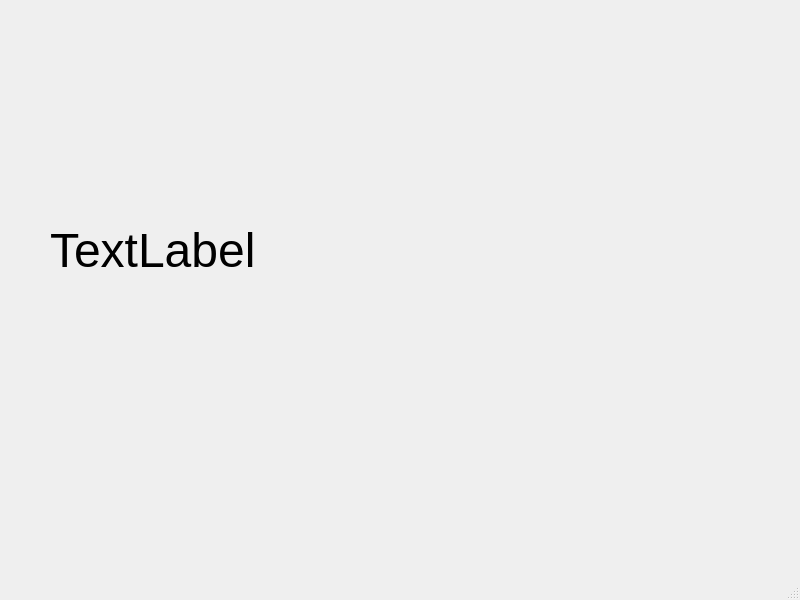
<?xml version="1.0" encoding="UTF-8"?>
<ui version="4.0">
 <class>Test</class>
 <widget class="QMainWindow" name="MainWindow">
  <property name="geometry">
   <rect>
    <x>0</x>
    <y>100</y>
    <width>800</width>
    <height>600</height>
   </rect>
  </property>
  <property name="windowTitle">
   <string>Test</string>
  </property>
  <widget class="QWidget" name="centralwidget">
   <widget class="QLabel" name="label">
    <property name="geometry">
     <rect>
      <x>50</x>
      <y>160</y>
      <width>711</width>
      <height>181</height>
     </rect>
    </property>
    <property name="font">
     <font>
      <pointsize>36</pointsize>
     </font>
    </property>
    <property name="text">
     <string>TextLabel</string>
    </property>
   </widget>
  </widget>
  <widget class="QMenuBar" name="menubar">
   <property name="geometry">
    <rect>
     <x>0</x>
     <y>0</y>
     <width>800</width>
     <height>26</height>
    </rect>
   </property>
  </widget>
  <widget class="QStatusBar" name="statusbar"/>
 </widget>
 <resources/>
 <connections/>
</ui>
